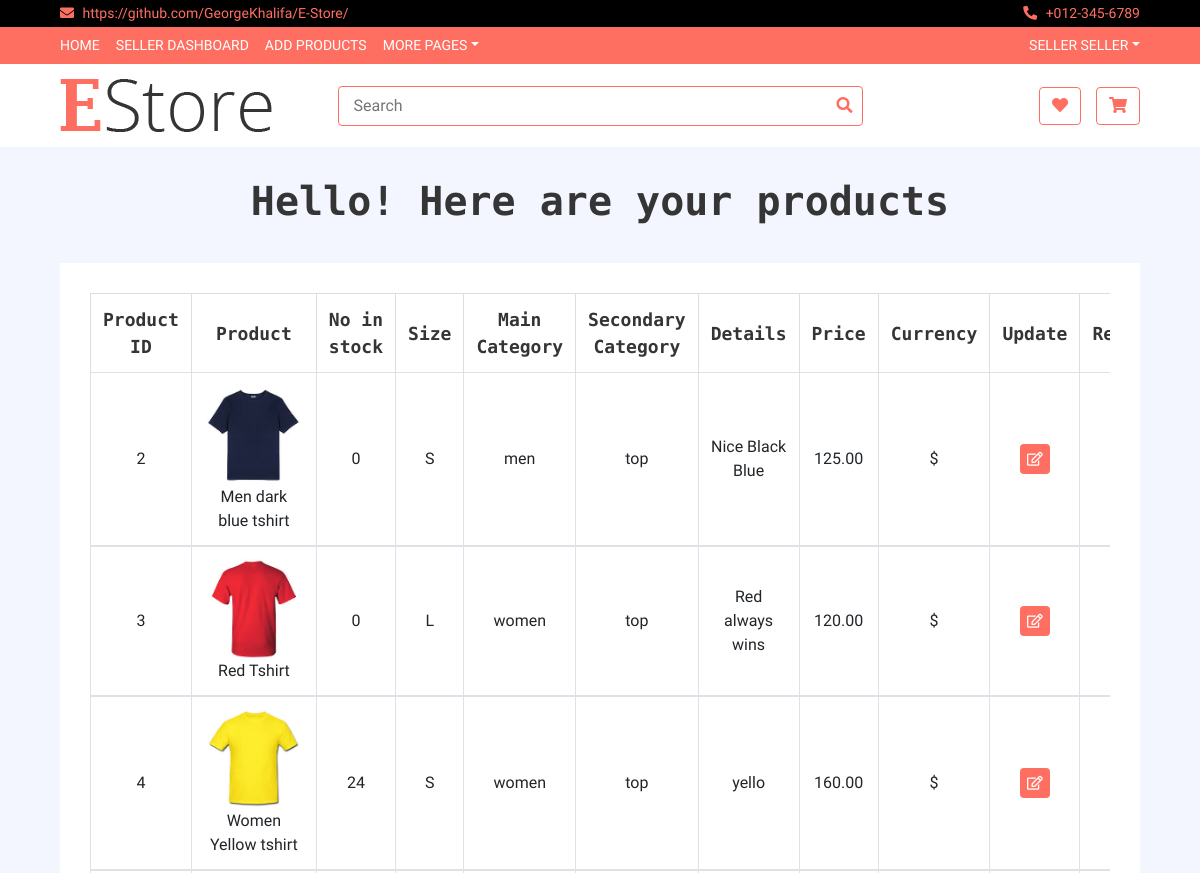
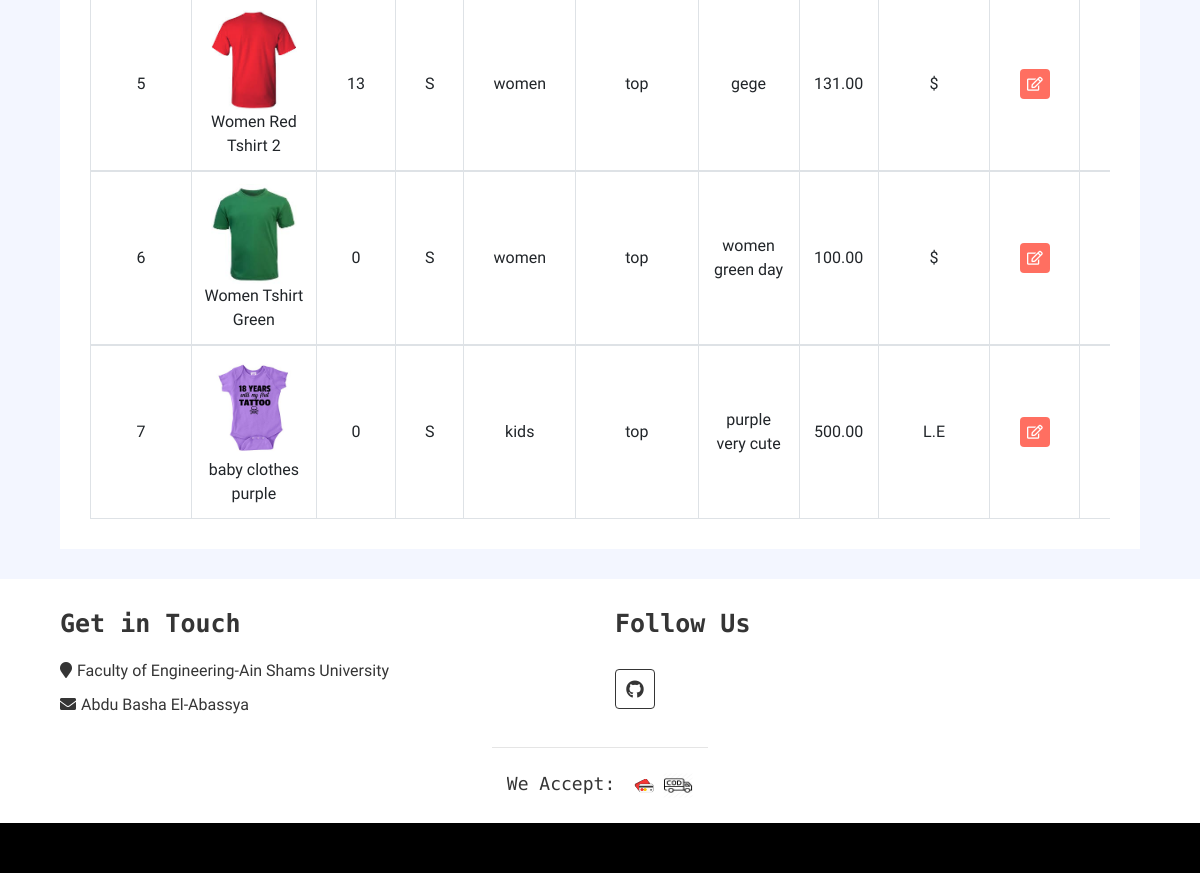
The app's page /App1/product_status/ (signed in), older data (2 pictures, top to bottom).
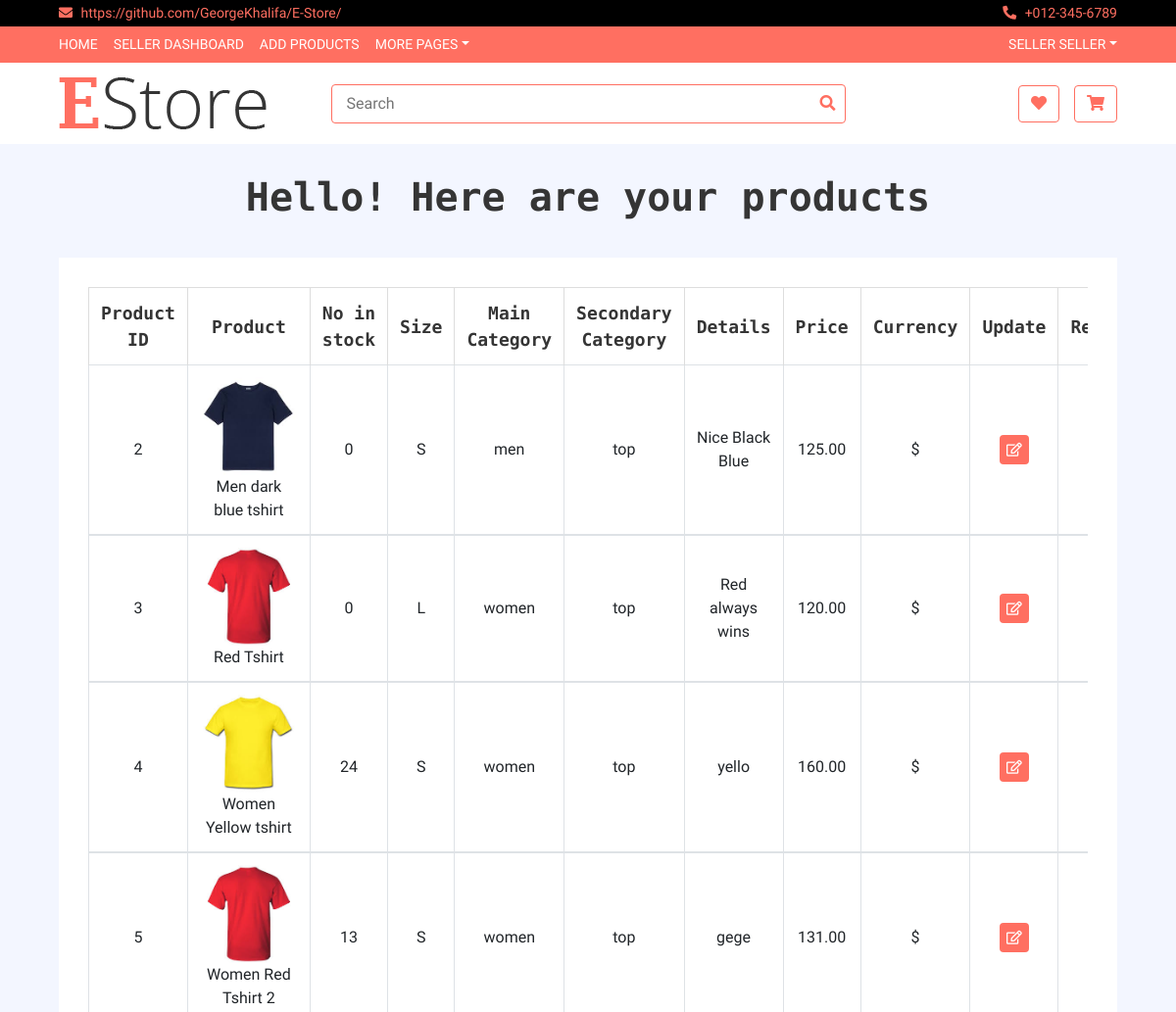
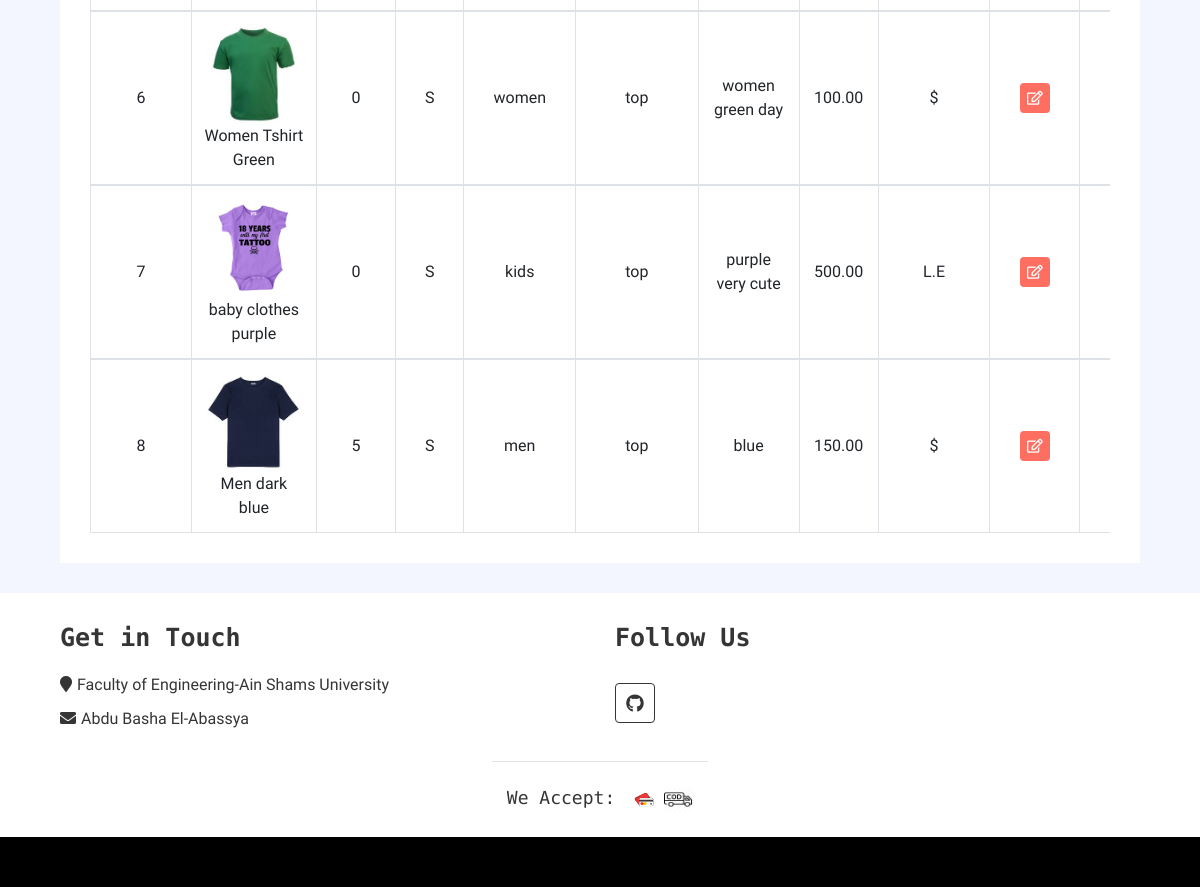
The same page, newer data (2 pictures, top to bottom).
### App1/models.py (models this page shows, shortened)
class Product(models.Model):
    id = models.AutoField(primary_key=True)
    seller = models.ForeignKey(to = User,on_delete = models.CASCADE)
    name=models.CharField(max_length=20,default='')
    in_stock = models.PositiveIntegerField()
    currency =  models.CharField(default='$',choices=currency_choices,max_length=20)
    size = models.CharField(default='S',choices=size_choices,max_length=20)
    price = models.DecimalField(max_length = 13, decimal_places = 2, max_digits = 10) #product_price
    picture = models.ImageField(upload_to = 'product_picture/', default = 'null.png')
    main_category= models.CharField(default='Men',choices=main_category_choices,max_length=20)
    secondary_category=  models.CharField(default='Top',choices=secondary_choices,max_length=20)
    details=models.CharField(default='',max_length=1999)
    views = models.ManyToManyField(User,related_name='view',default=None,blank=True)
    favourites =models.ManyToManyField(User,related_name='favourite',default=None,blank=True)

### App1/views.py (the view)
@login_required
def product_status(request):
    result = C.product_status_c(request)
    return result

### App1/context_processors.py (called while the page is built)
def add_variable_to_context(request):
    if(request.user.is_authenticated and not request.user.is_superuser):
        actual_user = UserInfo.objects.filter(user = request.user)[0]
        firstname = request.user.first_name
        lastname = request.user.last_name
        if actual_user.BuyerOrSeller == 'seller':
            sellerflag = True
        else:
            sellerflag = False
    else:
        sellerflag = False
        firstname = ""
        lastname = ""
    return {
        'sellerflag': sellerflag, 'firstname': firstname, 'lastname': lastname
    }

### App1/views.py (called while the page is built)
    def product_status_c(self, request):
        Products=Product.objects.filter(seller=request.user)
        return render(request,'App1/product_status.html',{'editupdate':Products})

### templates/App1/product_status.html (shortened to what this page needs)
{% extends 'App1/base.html'%}
{% block body_block %}
    <h1 style="text-align:center">Hello! Here are your products</h1>
    <div class="wishlist-page">
            <div class="container-fluid">
                <div class="wishlist-page-inner">
                    <div class="row">
                        <div class="col-md-12">
                            <div class="table-responsive">
                                <table class="table table-bordered">
                                    <thead class="thead-dark">
                                        <tr>
                                            <th>Product ID</th>
                                            <th>Product</th>
                                            <th>No in stock</th>
                                            <th>Size</th>
                                            <th>Main Category</th>
                                            <th>Secondary Category</th>
                                            <th>Details</th>
                                            <th>Price</th>
                                            <th>Currency</th>
                                            <th>Update</th>
                                            <th>Remove</th>
                                        </tr>
                                    </thead>
                                    <tbody class="align-middle">
                                      {%for item in editupdate%}
                                      <tr>
                                      <td>{{item.id}}</td>
                                      <td><img src="{{item.picture.url}}" alt="Product Image" height=100px width=100px>{{item.name}}</td>
                                      <td>{{item.in_stock}}</td>
                                      <td>{{item.size}}</td>
                                      <td>{{item.main_category}}</td>
                                      <td>{{item.secondary_category}}</td>
                                      <td>{{item.details}}</td>
                                      <td>{{item.price}}</td>
                                      <td>{{item.currency}}</td>
                                      <td>
                                       <a href="{%url 'App1:edit_product' item.id %}"><button><i class="far fa-edit"></i></button></a>
                                      </td>
                                       <td><a href="{% url 'App1:remove_product' item.id%}"><button></button></a></td>
                                      </tr>
                                      </tbody>
                                     {% endfor %}
                                </table>
                            </div>
                        </div>
                    </div>
                </div>
            </div>
        </div>
{% endblock %}

Row changes from the older to the newer data that the page shows:
added Product: id "8", picture (picture), name "Men dark blue", in_stock "5", size "S", main_category "men", secondary_category "top", details "blue", price "150.00", currency "$"
